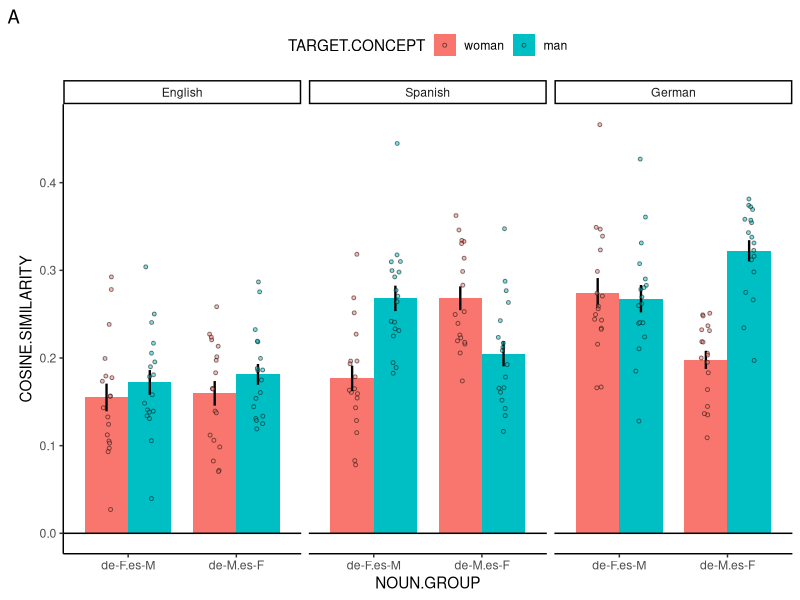
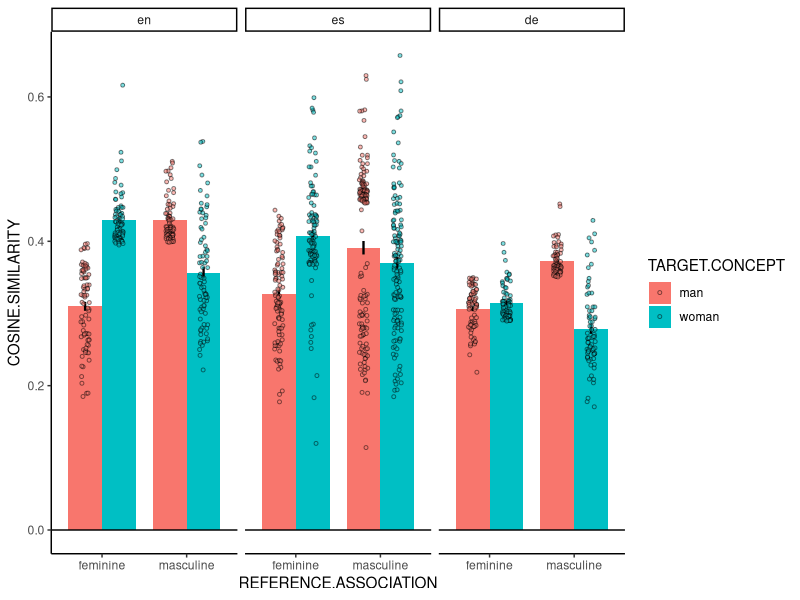
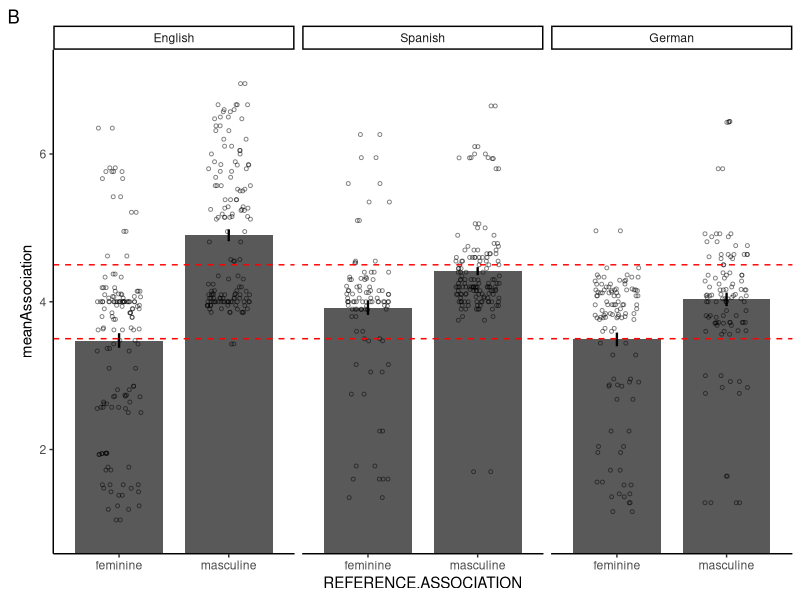
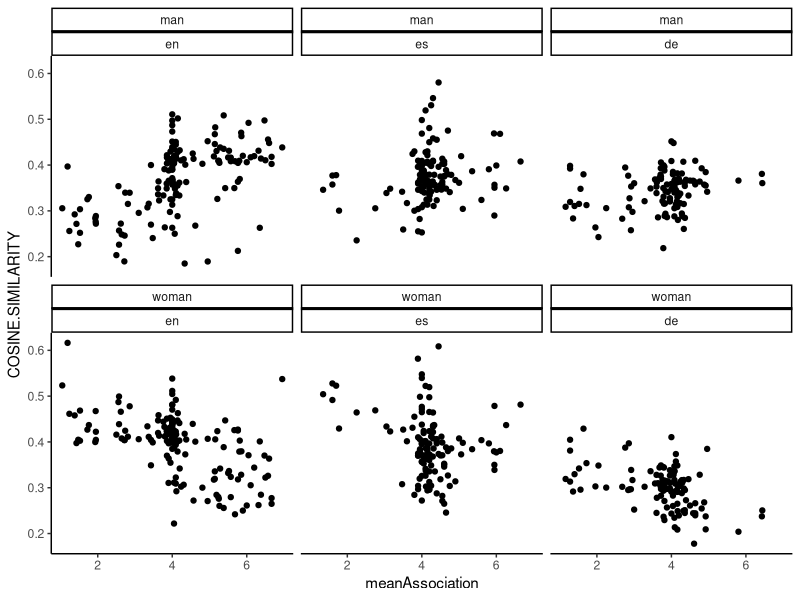
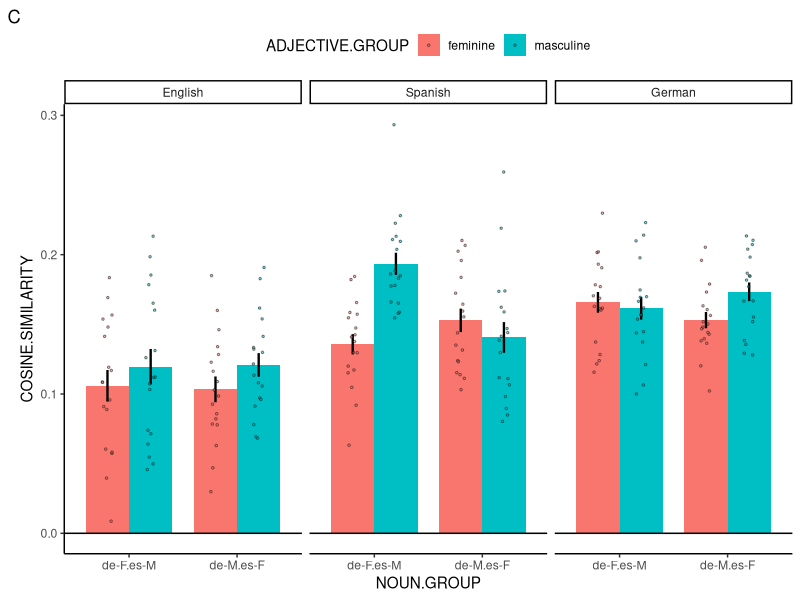
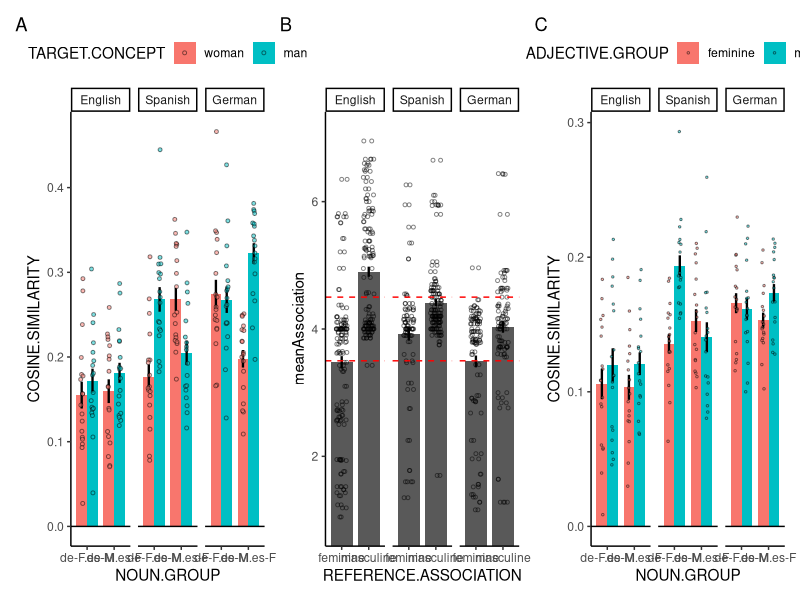

Recreate these plots in R, in order. (Note: this script raises an error after producing the figures.)
## ---- chunk 1
rm(list = ls())

library(tidyverse)
library(ggplot2)
library(data.table)
library(lme4)
library(lmerTest)
library(patchwork)
## ---- chunk 2
dat.en = read.csv('../data/embeddings/control/en_embeddings_control.csv') 
dat.es = read.csv('../data/embeddings/control/es_embeddings_control.csv')
dat.de = read.csv('../data/embeddings/control/de_embeddings_control.csv')
dat = rbind(dat.en, dat.es, dat.de) %>% unique()
dat = dat %>% 
  mutate(TARGET.CONCEPT=ifelse(TARGET.WORD %in% c("woman", "Frau", "mujer"), "woman", "man"))
#manual adjustment
dat = dat %>% filter(REFERENCE.WORD!='macha')
dat.nouns = dat %>% 
  filter(REFERENCE.GROUP=='nouns') %>% 
  filter(TARGET.GROUP=='genders') 
dat.adjectives = dat %>% filter(REFERENCE.GROUP=='adjectives') %>% filter(TARGET.GROUP=='genders')
## ---- chunk 3
noun_info = read.csv('../materials/matchings/reference/matchings_nouns.csv')
noun_info = noun_info %>% rename(REFERENCE.CONCEPT=translation, NOUN.GROUP=Group) %>%
  pivot_longer(!c(REFERENCE.CONCEPT, NOUN.GROUP), names_to = "LANGUAGE", values_to = "REFERENCE.WORD") %>%
  mutate(NOUN.GROUP=ifelse(NOUN.GROUP=="Spanish Masculine", "de-F.es-M", "de-M.es-F"))
## ---- chunk 4
adjective_info.es = rbind(read.csv('../materials/adjectives/es-adjectives-info/es_feminine_group_adjectives_info.csv'),
                          read.csv('../materials/adjectives/es-adjectives-info/es_masculine_group_adjectives_info.csv'))

dat.adjectives = dat.adjectives %>% 
  mutate(GRAMMATICAL.FORM = ifelse(LANGUAGE %in% c('en', 'de'), 'neuter',
                                  ifelse(REFERENCE.WORD %in% adjective_info.es$adjective.masc.form, 'masculine',
                                  ifelse(REFERENCE.WORD %in% adjective_info.es$adjective.fem.form, 'feminine', 'neuter'))))
## ---- chunk 5
dat.nouns = noun_info %>% merge(dat.nouns)
## ---- chunk 6
dat.nouns$REFERENCE.CONCEPT = as.factor(dat.nouns$REFERENCE.CONCEPT)   # random effect, reference level doesn't matter
dat.nouns$TARGET.CONCEPT = factor(dat.nouns$TARGET.CONCEPT, levels=c("woman", "man"))
contrasts(dat.nouns$TARGET.CONCEPT) = contr.sum(2)    # sum coding, mean between man and woman is the reference level
colnames(attr(dat.nouns$TARGET.CONCEPT, "contrasts")) = c("man-woman")
dat.nouns$LANGUAGE = factor(dat.nouns$LANGUAGE, levels=c("en", "es", "de"))   # dummy coding, en is the reference level
dat.nouns$NOUN.GROUP = as.factor(dat.nouns$NOUN.GROUP)
contrasts(dat.nouns$NOUN.GROUP) = contr.sum(2)    # sum coding, mean between man and woman is the reference level
colnames(attr(dat.nouns$NOUN.GROUP, "contrasts")) = c("groupdiff")
## ---- chunk 7
m = lmer(COSINE.SIMILARITY~LANGUAGE*TARGET.CONCEPT*NOUN.GROUP+(1+LANGUAGE|REFERENCE.CONCEPT), data=dat.nouns, REML=FALSE)
summary(m)
## ---- chunk 8
language.labs <- c("English", "Spanish", "German")
names(language.labs) <- c("en", "es", "de")

p.nouns = ggplot(data=dat.nouns, mapping=aes(x=NOUN.GROUP, y=COSINE.SIMILARITY, fill=TARGET.CONCEPT))+
  facet_wrap(~LANGUAGE, labeller=labeller(LANGUAGE=language.labs))+
  stat_summary(geom='col', fun='mean',
               width=0.8, position='dodge')+
  stat_summary(geom='errorbar', fun.data='mean_se',
               color = 'black', size = 0.8, width=0, position=position_dodge(width=0.8))+
  geom_point(position=position_jitterdodge(jitter.width=0.2, jitter.height=0,
                                           dodge.width = 0.8), 
             size=1, alpha=0.5, shape=21, stroke=.5)+
  geom_hline(yintercept=0)+
  theme_classic()+theme(legend.position="top")+labs(tag="A")
p.nouns
## ---- chunk 9
dat.adjectives$REFERENCE.WORD = as.factor(dat.adjectives$REFERENCE.WORD)   # random effect, reference level doesn't matter
dat.adjectives$TARGET.CONCEPT = as.factor(dat.adjectives$TARGET.CONCEPT)
contrasts(dat.adjectives$TARGET.CONCEPT) = contr.sum(2)    # sum coding, mean between man and woman is the reference level
colnames(attr(dat.adjectives$TARGET.CONCEPT, "contrasts")) = c("man-woman")
dat.adjectives$LANGUAGE = factor(dat.adjectives$LANGUAGE, levels=c("en", "es", "de"))   # dummy coding, en is the reference level
dat.adjectives$REFERENCE.ASSOCIATION = as.factor(dat.adjectives$REFERENCE.ASSOCIATION)
contrasts(dat.adjectives$REFERENCE.ASSOCIATION) = contr.sum(2)    # sum coding, mean between man and woman is the reference level
colnames(attr(dat.adjectives$REFERENCE.ASSOCIATION, "contrasts")) = c("man-woman")
dat.adjectives$GRAMMATICAL.FORM = factor(dat.adjectives$GRAMMATICAL.FORM, levels=c("neuter", "masculine", "feminine"))
## ---- chunk 10
m = lmer(COSINE.SIMILARITY~LANGUAGE*TARGET.CONCEPT*REFERENCE.ASSOCIATION+GRAMMATICAL.FORM:TARGET.CONCEPT+(1|REFERENCE.WORD), data=dat.adjectives, REML=FALSE)
summary(m)
## ---- chunk 11
ggplot(data=dat.adjectives, 
       mapping=aes(x=REFERENCE.ASSOCIATION, y=COSINE.SIMILARITY, fill=TARGET.CONCEPT))+
  facet_wrap(~LANGUAGE)+
  stat_summary(geom='col', fun='mean',
               width=0.8, position='dodge')+
  stat_summary(geom='errorbar', fun.data='mean_se',
               color = 'black', size = 0.8, width=0, position=position_dodge(width=0.8))+
  geom_point(position=position_jitterdodge(jitter.width=0.2, jitter.height=0,
                                           dodge.width = 0.8), 
             size=1, alpha=0.5, shape=21, stroke=.5)+
  geom_hline(yintercept=0)+
  theme_classic()
## ---- chunk 12
dat.ratings.en = read.csv('../data/adjective-ratings/processed/en_summary_by_adjective.csv')
dat.ratings.es = read.csv('../data/adjective-ratings/processed/es_summary_by_adjective.csv')
dat.ratings.de = read.csv('../data/adjective-ratings/processed/de_summary_by_adjective.csv')
dat.ratings = rbind(dat.ratings.en %>% mutate("LANGUAGE"='en'), 
                    dat.ratings.es %>% mutate("LANGUAGE"='es'), 
                    dat.ratings.de %>% mutate("LANGUAGE"='de')) %>% 
  unique() 

## ---- chunk 13
dat.adjectives.nonfem = dat.adjectives %>% filter(GRAMMATICAL.FORM %in% c("masculine", "neuter")) %>% mutate(REFERENCE.WORD.MASC=REFERENCE.WORD)
dat.adjectives.fem = dat.adjectives %>% filter(GRAMMATICAL.FORM=="feminine") %>% 
  merge(adjective_info.es, by.x="REFERENCE.WORD", by.y="adjective.fem.form") %>%
  rename(REFERENCE.WORD.MASC=adjective.masc.form) %>% select(-Adjective)

# averaging cosines for masc and fem forms in Spanish
dat.adjectives.mean_by_gender = rbind(dat.adjectives.nonfem, dat.adjectives.fem) %>%
  group_by(LANGUAGE, REFERENCE.WORD.MASC, TARGET.CONCEPT, REFERENCE.ASSOCIATION) %>% summarize(COSINE.SIMILARITY=mean(COSINE.SIMILARITY))

dat.ratings = dat.ratings %>%
  merge(dat.adjectives.mean_by_gender, by.x=c("LANGUAGE", "Adjective"), by.y=c("LANGUAGE", "REFERENCE.WORD.MASC"))
## ---- chunk 14
threshold = 1.5
dat.ratings.excluded = dat.ratings %>% filter(meanPerson>threshold)
dat.ratings = dat.ratings %>% filter(meanPerson<=threshold)
warning(paste("Excluding", nrow(dat.ratings.excluded), "adjectives that cannot be used to describe a person"))
## ---- chunk 15
dat.ratings$Adjective = as.factor(dat.ratings$Adjective)   # random effect, reference level doesn't matter
dat.ratings$TARGET.CONCEPT = as.factor(dat.ratings$TARGET.CONCEPT)
contrasts(dat.ratings$TARGET.CONCEPT) = contr.sum(2)    # sum coding, mean between man and woman is the reference level
colnames(attr(dat.ratings$TARGET.CONCEPT, "contrasts")) = c("man-woman")
dat.ratings$LANGUAGE = factor(dat.ratings$LANGUAGE, levels=c("en", "es", "de"))   # dummy coding, en is the reference level
dat.ratings$REFERENCE.ASSOCIATION = as.factor(dat.ratings$REFERENCE.ASSOCIATION)
contrasts(dat.ratings$REFERENCE.ASSOCIATION) = contr.sum(2)    # sum coding, mean between man and woman is the reference level
colnames(attr(dat.ratings$REFERENCE.ASSOCIATION, "contrasts")) = c("man-woman")
## ---- chunk 16
m = lmer(meanAssociation~LANGUAGE*REFERENCE.ASSOCIATION+(1|Adjective), data=dat.ratings, REML=FALSE)
summary(m)
## ---- chunk 17
p.adjectives = ggplot(data=dat.ratings, mapping=aes(x=REFERENCE.ASSOCIATION, y=meanAssociation))+
  facet_wrap(~LANGUAGE, labeller=labeller(LANGUAGE=language.labs))+
  stat_summary(geom='col', fun='mean',
               width=0.8)+
  stat_summary(geom='errorbar', fun.data='mean_se',
               color = 'black', size = 0.8, width=0)+
  geom_point(position=position_jitter(width=0.2, height=0), 
             size=1, alpha=0.5, shape=21, stroke=.5)+
  geom_hline(yintercept=0)+
  geom_hline(yintercept=4.5, color='red', linetype='dashed')+
  geom_hline(yintercept=3.5, color='red', linetype='dashed')+
  coord_cartesian(ylim=c(.9,7.1))+
  theme_classic()+labs(tag="B")
p.adjectives
## ---- chunk 18
adjective_info.es = adjective_info.es %>%
  mutate(adjective.masc.form = ifelse(adjective.masc.form=="", Adjective, adjective.masc.form),
         adjective.fem.form = ifelse(adjective.fem.form=="", Adjective, adjective.fem.form))
## ---- chunk 19
dat.wider = dat.ratings %>%
  pivot_wider(id_cols = c(LANGUAGE, Adjective, meanAssociation), names_from=TARGET.CONCEPT, values_from=COSINE.SIMILARITY)
## ---- chunk 20
dat.wider$LANGUAGE = factor(dat.wider$LANGUAGE, levels=c("en", "es", "de")) 
dat.wider$Adjective = as.factor(dat.wider$Adjective)
## ---- chunk 21
m = lmer(meanAssociation~LANGUAGE + LANGUAGE:scale(man) + LANGUAGE:scale(woman) + (1|Adjective), data=dat.wider, control=lmerControl(optimizer = "bobyqa", optCtrl=list(maxfun=2e9)))
summary(m)
## ---- chunk 22
ggplot(data=dat.ratings, mapping=aes(x=meanAssociation, y=COSINE.SIMILARITY))+
  facet_wrap(TARGET.CONCEPT~LANGUAGE)+
  geom_point()+
  theme_classic()
## ---- chunk 23
dat.crit.en = read.csv('../data/embeddings/experimental/en_embeddings_experimental.csv')
dat.crit.es = read.csv('../data/embeddings/experimental/es_embeddings_experimental.csv')
dat.crit.de = read.csv('../data/embeddings/experimental/de_embeddings_experimental.csv')
dat.crit = rbind(dat.crit.en, dat.crit.es, dat.crit.de) %>% unique()

dat.crit = dat.crit %>% filter(ADJECTIVE!='macha')

# add noun group info
dat.crit = noun_info %>% merge(dat.crit, by.x=c('LANGUAGE', 'REFERENCE.WORD'), by.y=c('LANGUAGE', 'NOUN'))
## ---- chunk 24
dat.ratings.masc.clean = dat.ratings %>% 
  filter(REFERENCE.ASSOCIATION=="masculine") %>% 
  filter(meanAssociation>=4.5) %>%
  filter(meanPerson<1.6)
dat.ratings.fem.clean = dat.ratings %>% 
  filter(REFERENCE.ASSOCIATION=="feminine") %>% 
  filter(meanAssociation<=3.5) %>%
  filter(meanPerson<1.6)
dat.ratings.clean = rbind(dat.ratings.masc.clean, dat.ratings.fem.clean)

dat.crit = dat.crit %>% filter(ADJECTIVE %in% dat.ratings.clean$Adjective)
## ---- chunk 25
dat.crit$REFERENCE.CONCEPT = as.factor(dat.crit$REFERENCE.CONCEPT)   # random effect, reference level doesn't matter
dat.crit$ADJECTIVE = as.factor(dat.crit$ADJECTIVE)   # random effect, reference level doesn't matter
dat.crit$GENDER.ASSOCIATION.OF.ADJECTIVE = as.factor(dat.crit$GENDER.ASSOCIATION.OF.ADJECTIVE)
contrasts(dat.crit$GENDER.ASSOCIATION.OF.ADJECTIVE) = contr.sum(2)    # sum coding, mean between man and woman is the reference level
colnames(attr(dat.crit$GENDER.ASSOCIATION.OF.ADJECTIVE, "contrasts")) = c("masc-fem")
dat.crit$LANGUAGE = factor(dat.crit$LANGUAGE, levels=c("en", "es", "de"))   # dummy coding, en is the reference level
dat.crit$NOUN.GROUP = as.factor(dat.crit$NOUN.GROUP)
contrasts(dat.crit$NOUN.GROUP) = contr.sum(2)    # sum coding, mean between man and woman is the reference level
colnames(attr(dat.crit$NOUN.GROUP, "contrasts")) = c("groupdiff")
## ---- chunk 26
m = lmer(COSINE.SIMILARITY~LANGUAGE*NOUN.GROUP*GENDER.ASSOCIATION.OF.ADJECTIVE+(1+LANGUAGE|REFERENCE.CONCEPT)+(1|ADJECTIVE), data=dat.crit, REML=FALSE)
summary(m)
## ---- chunk 27
dat.crit.by_adjective = dat.crit %>%
  group_by(ADJECTIVE,LANGUAGE,NOUN.GROUP,GENDER.ASSOCIATION.OF.ADJECTIVE) %>% summarize(COSINE.SIMILARITY=mean(COSINE.SIMILARITY))
dat.crit.by_noun = dat.crit %>%
  group_by(REFERENCE.WORD,LANGUAGE,NOUN.GROUP,GENDER.ASSOCIATION.OF.ADJECTIVE) %>% summarize(COSINE.SIMILARITY=mean(COSINE.SIMILARITY)) %>%
  rename(ADJECTIVE.GROUP=GENDER.ASSOCIATION.OF.ADJECTIVE)

p.crit = ggplot(data=dat.crit.by_noun, mapping=aes(x=NOUN.GROUP, y=COSINE.SIMILARITY, fill=ADJECTIVE.GROUP))+
  facet_wrap(~LANGUAGE, labeller=labeller(LANGUAGE=language.labs))+
  stat_summary(geom='col', fun='mean',
               width=0.8, position='dodge')+
  stat_summary(geom='errorbar', fun.data='mean_se',
               color = 'black', size = 0.8, width=0, position=position_dodge(width=0.8))+
  geom_point(position=position_jitterdodge(jitter.width=0.2, jitter.height=0,
                                           dodge.width = 0.8), 
             size=.5, alpha=0.5, shape=21, stroke=.5)+
  geom_hline(yintercept=0)+
  theme_classic()+theme(legend.position="top")+labs(tag="C")
p.crit
## ---- chunk 28
matchings.en = read.csv('../materials/matchings/stimulus/en_matchings_stimulus.csv')
matchings.es = read.csv('../materials/matchings/stimulus/es_matchings_stimulus.csv')
matchings.de = read.csv('../materials/matchings/stimulus/de_matchings_stimulus.csv')

dat.crit.en.matchings = dat.crit.en %>% unique() %>% 
  filter(NOUN %in% matchings.en$noun) %>%
  filter((ADJECTIVE %in% matchings.en$masculine_adjective) | (ADJECTIVE %in% matchings.en$feminine_adjective))

dat.crit.es.matchings = dat.crit.es %>% unique() %>%
  filter(NOUN %in% matchings.es$noun) %>%
  filter((ADJECTIVE %in% matchings.es$masculine_adjective) | (ADJECTIVE %in% matchings.es$feminine_adjective))

dat.crit.de.matchings = dat.crit.de %>% unique() %>%
  filter(NOUN %in% matchings.de$noun) %>%
  filter((ADJECTIVE %in% matchings.de$masculine_adjective) | (ADJECTIVE %in% matchings.de$feminine_adjective))

dat.crit.matchings = rbind(dat.crit.en.matchings, dat.crit.es.matchings, dat.crit.de.matchings)

# TODO fix mismatches in adjectives
write.csv(dat.crit.matchings, "../data/embeddings/experimental/all_embeddings_experimental_matchings.csv",
          row.names=FALSE)
## ---- chunk 29
p.nouns + p.adjectives + p.crit
ggsave("plots/Study1.pdf", width=38, height=12, units="cm")
